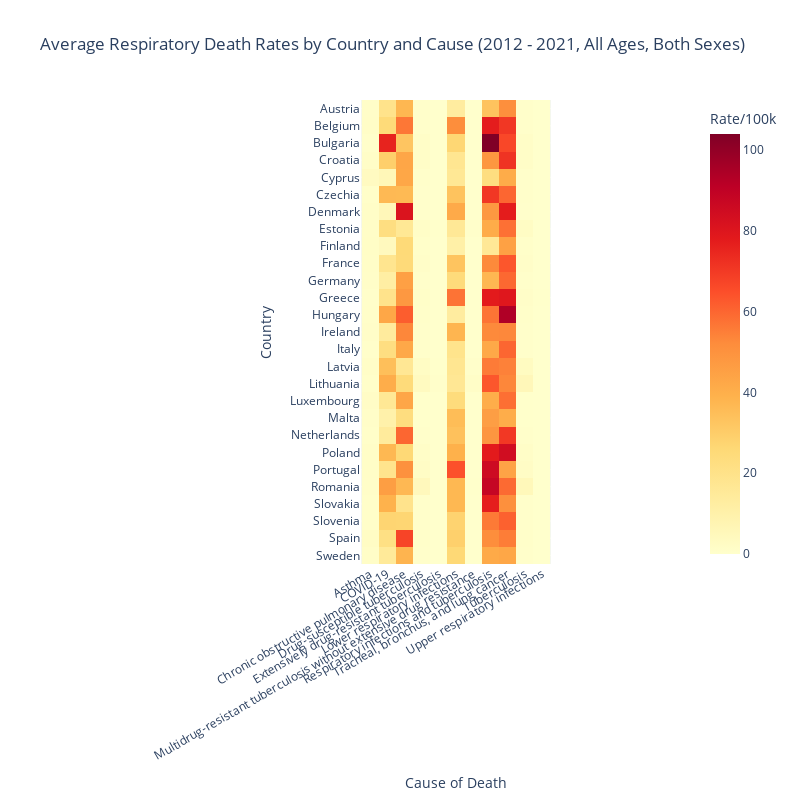

This figure's notebook cell:
### Markdown cell above
France, Germany, and Spain have much higher asthma-related deaths compared to other countries. This could be explained by the larger total populations for each of these countries compared to the other EU-27 member states.

Germany, Spain, and Italy have a significant number of COPD-related deaths. Again, likely attributed to the larger total populations of these states. However, it would be interesting to compare the deaths with smoking prevalence. However, that's not available in this dataset.

There are an extremely high number of deaths attributed to tracheal, bronchus, and lung cancers across all states. Again, it would be interesting to compare the deaths with smoking prevalence in these countries.

Also of note is the number of COVID-related deaths compared to other measures. It's important to keep in mind that COVID-related deaths have only been tracked since 2020, so there are only 2 years of collected data for these deaths compared to collection across all years for all other causes of death.

This heatmap is a good overview of the actual number of deaths per country. However, it does not account for the total populations of the countries and may be deceiving. For instance, Portugal has ~384,000 deaths attributed to respiratory infections and tuberculosis and is not flagged as "high" in comparison to the ~1.35 million deaths in France for the same measure. This is deceiving as the total population of Portugal is ~10 million compared to a total population of ~66 million in France (looking at 2021 estimated population statistics).

### Code cell
# A more "compact" heatmap if presentation space is an issue. A little more difficult to interpret at first glance.
# Change the colors and add gridlines?

# Filter for death rates
death_rates = gbd[
    (gbd['measure'] == 'Deaths') & 
    (gbd['metric'] == 'Rate')
]

fig = px.imshow(
    death_rates.pivot_table(
        index='location',
        columns='cause',
        values='val',
        aggfunc='mean',
        fill_value=0,
        observed=False
    ),
    labels=dict(x="Cause of Death", y="Country", color="Rate/100k"),
    color_continuous_scale='YlOrRd',
    title='Average Respiratory Death Rates by Country and Cause (2012 - 2021, All Ages, Both Sexes)'
)

fig.update_layout(
    height=800, 
    width=800,
    xaxis = dict(tickangle=-30))
fig.update_traces(
    hovertemplate="<b>%{y}</b><br>Cause: %{x}<br>Rate: %{z:.1f} per 100k"
)
fig.show()

### Figure 1 — Plotly figure (JSON) as saved in the notebook; plotly's stock layout.template omitted (floating-point values rounded to 4 significant figures; data arrays with more than 128 entries replaced by an {"elided": "..."} marker saying what was removed)
{"data": [{"coloraxis": "coloraxis", "hovertemplate": "<b>%{y}</b><br>Cause: %{x}<br>Rate: %{z:.1f} per 100k", "name": "0", "type": "heatmap", "x": ["Asthma", "COVID-19", "Chronic obstructive pulmonary disease", "Drug-susceptible tuberculosis", "Extensively drug-resistant tuberculosis", "Lower respiratory infections", "Multidrug-resistant tuberculosis without extensive drug resistance", "Respiratory infections and tuberculosis", "Tracheal, bronchus, and lung cancer", "Tuberculosis", "Upper respiratory infections"], "xaxis": "x", "y": ["Austria", "Belgium", "Bulgaria", "Croatia", "Cyprus", "Czechia", "Denmark", "Estonia", "Finland", "France", "Germany", "Greece", "Hungary", "Ireland", "Italy", "Latvia", "Lithuania", "Luxembourg", "Malta", "Netherlands", "Poland", "Portugal", "Romania", "Slovakia", "Slovenia", "Spain", "Sweden"], "yaxis": "y", "z": {"elided": "27x11 float values"}}], "layout": {"coloraxis": {"colorbar": {"title": {"text": "Rate/100k"}}, "colorscale": [[0, "rgb(255,255,204)"], [0.125, "rgb(255,237,160)"], [0.25, "rgb(254,217,118)"], [0.375, "rgb(254,178,76)"], [0.5, "rgb(253,141,60)"], [0.625, "rgb(252,78,42)"], [0.75, "rgb(227,26,28)"], [0.875, "rgb(189,0,38)"], [1, "rgb(128,0,38)"]]}, "height": 800, "title": {"text": "Average Respiratory Death Rates by Country and Cause (2012 - 2021, All Ages, Both Sexes)"}, "width": 800, "xaxis": {"anchor": "y", "constrain": "domain", "domain": [0, 1], "scaleanchor": "y", "tickangle": -30, "title": {"text": "Cause of Death"}}, "yaxis": {"anchor": "x", "autorange": "reversed", "constrain": "domain", "domain": [0, 1], "title": {"text": "Country"}}}}
